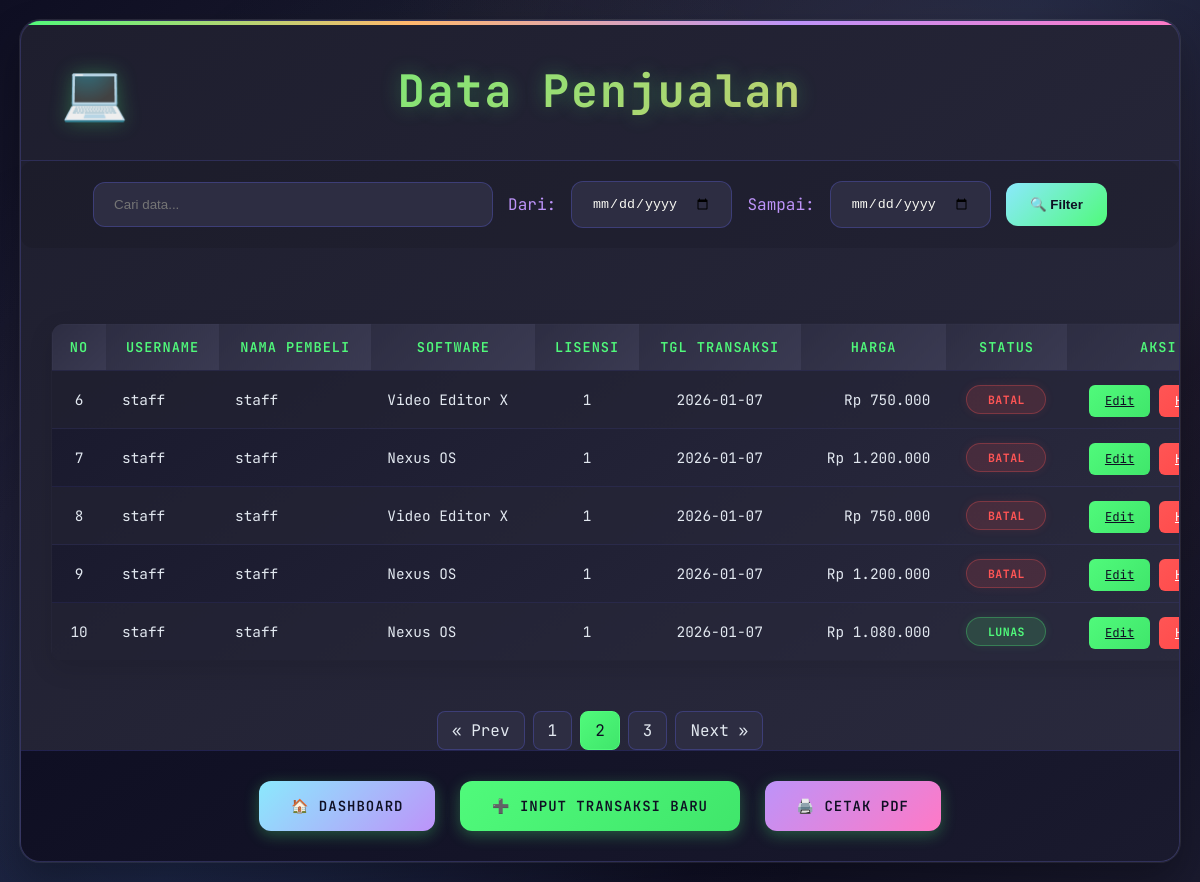
The app's page /tampilDataPenjualan.php?halaman=2& (signed in) with its own data.
### tables this page shows
CREATE TABLE `table_penjualan` (
  `id` int(11) NOT NULL,
  `username` varchar(50) DEFAULT NULL,
  `nama_pembeli` varchar(100) DEFAULT NULL,
  `jumlah_lisensi` int(11) DEFAULT NULL,
  `nama_software` varchar(100) DEFAULT NULL,
  `tanggal_transaksi` date DEFAULT NULL,
  `harga` decimal(15,2) DEFAULT NULL,
  `alamat` text DEFAULT NULL,
  `metode_pembayaran` varchar(50) DEFAULT NULL,
  `no_hp` varchar(20) DEFAULT NULL,
  `tipe_lisensi` varchar(50) DEFAULT NULL,
  `status_pembayaran` enum('Lunas','Pending','Batal') DEFAULT NULL,
  `fitur_tambahan` text DEFAULT NULL,
  `email` varchar(100) DEFAULT NULL,
  `bukti_pembayaran` varchar(255) DEFAULT NULL,
  `profile_picture` varchar(255) DEFAULT NULL
);

### tampilDataPenjualan.php (the view, shortened to what this page needs)
<?php
$isAdmin = (isset($_SESSION['level']) && $_SESSION['level'] == 'admin');
?>
<!DOCTYPE html>
<html lang="id">
<head>
</head>
<body>
    <div class="container">
        <h1>Data Penjualan</h1>
        <div class="search-container" style="padding: 20px; background: rgba(0,0,0,0.1); border-radius: 12px;">
            <form action="" method="GET" style="display: flex; gap: 15px; width: 100%; justify-content: center; align-items: center; flex-wrap: wrap;">
                <input type="text" name="cari" class="search-input" placeholder="Cari data..." value="<?= isset($_GET['cari']) ? htmlspecialchars($_GET['cari']) : '' ?>">
                <label for="start_date" style="color: #bd93f9;">Dari:</label>
                <input type="date" id="start_date" name="start_date" class="search-input" style="width: auto;" value="<?= isset($_GET['start_date']) ? htmlspecialchars($_GET['start_date']) : '' ?>">
                <label for="end_date" style="color: #bd93f9;">Sampai:</label>
                <input type="date" id="end_date" name="end_date" class="search-input" style="width: auto;" value="<?= isset($_GET['end_date']) ? htmlspecialchars($_GET['end_date']) : '' ?>">
                <button type="submit" class="btn-search">🔍 Filter</button>
            </form>
        </div>
        <div class="table-container">
            <?php
            include 'koneksi.php';
            $jumlahDataPerHalaman = 5;
            $halamanAktif = (isset($_GET['halaman']) && (int)$_GET['halaman'] > 0) ? (int)$_GET['halaman'] : 1;
            $awalData = ($jumlahDataPerHalaman * $halamanAktif) - $jumlahDataPerHalaman;
            $where_clauses = [];
            $url_params = [];
            $where = !empty($where_clauses) ? "WHERE " . implode(" AND ", $where_clauses) : "";
            $param_string = http_build_query($url_params);
            $sql_total = "SELECT COUNT(*) as total FROM table_penjualan $where";
            $result_total = $conn->query($sql_total);
            $row_total = $result_total->fetch_assoc();
            $jumlahData = $row_total['total'];
            $jumlahHalaman = ceil($jumlahData / $jumlahDataPerHalaman);
            $sql = "SELECT * FROM table_penjualan $where LIMIT $awalData, $jumlahDataPerHalaman";
            $result = $conn->query($sql);
            if ($result->num_rows > 0) {
                echo "<table><thead><tr>
                    <th>No</th><th>Username</th><th>Nama Pembeli</th><th>Software</th><th>Lisensi</th>
                    <th>Tgl Transaksi</th><th>Harga</th><th>Status</th><th>Aksi</th>
                </tr></thead><tbody>";
                $no = $awalData + 1;
                while($row = $result->fetch_assoc()) {
                    echo "<tr>
                        <td style='text-align:center;'>{$no}</td>
                        <td>{$row['username']}</td>
                        <td>{$row['nama_pembeli']}</td>
                        <td>{$row['nama_software']}</td>
                        <td style='text-align:center;'>{$row['jumlah_lisensi']}</td>
                        <td style='text-align:center;'>{$row['tanggal_transaksi']}</td>
                        <td style='text-align:right;'>Rp " . number_format($row['harga'], 0, ',', '.') . "</td>
                        <td style='text-align:center;'><span class='status-badge status-" . strtolower($row['status_pembayaran']) . "'>{$row['status_pembayaran']}</span></td>
                        <td style='text-align:center; white-space:nowrap;'>";
                if ($isAdmin) {
                    echo "<a href='koreksiDataPenjualan.php?kode={$row['id']}' class='btn-edit'>Edit</a> ";
                    echo "<a href='hapusDataPenjualan.php?kode={$row['id']}' onclick=\"return confirm('Yakin hapus transaksi ini?')\" class='btn-delete'>Hapus</a>";
                } else {
                    echo "<span style='color:#6272a4; font-size:0.8em;'>View Only</span>";
                }
                echo "</td>
                    </tr>";
                    $no++;
                }
                echo "</tbody></table>";
            } else {
                echo "<div class='no-data'>📭 Data penjualan tidak ditemukan untuk filter yang dipilih.</div>";
            }
            ?>
        </div>
        <?php if ($jumlahHalaman > 1): ?>
        <div class="pagination">
            <?php if ($halamanAktif > 1): ?>
                <a href="?halaman=<?= $halamanAktif - 1 ?>&<?= $param_string ?>">&laquo; Prev</a>
            <?php endif; ?>
            <?php for ($i = 1; $i <= $jumlahHalaman; $i++): ?>
                <a href="?halaman=<?= $i ?>&<?= $param_string ?>" class="<?= ($i == $halamanAktif) ? 'active' : '' ?>"><?= $i ?></a>
            <?php endfor; ?>
            <?php if ($halamanAktif < $jumlahHalaman): ?>
                <a href="?halaman=<?= $halamanAktif + 1 ?>&<?= $param_string ?>">Next &raquo;</a>
            <?php endif; ?>
        </div>
        <?php endif; ?>
        <div class="actions">
            <a href="dashboard.php" class="btn btn-dashboard">🏠 Dashboard</a>
            <a href="tambahDataPenjualan.php" class="btn">➕ Input Transaksi Baru</a>
            <a href="cetakDataPenjualanPdf.php" target="_blank" class="btn btn-print">🖨️ Cetak PDF</a>
        </div>
    </div>
</body>
</html>

### records on screen
table_penjualan: username "staff", nama_pembeli "staff", nama_software "Video Editor X", jumlah_lisensi "1", tanggal_transaksi "2026-01-07", harga "750.000", status_pembayaran "BATAL"
table_penjualan: username "staff", nama_pembeli "staff", nama_software "Nexus OS", jumlah_lisensi "1", tanggal_transaksi "2026-01-07", harga "1.200.000", status_pembayaran "BATAL"
table_penjualan: username "staff", nama_pembeli "staff", nama_software "Video Editor X", jumlah_lisensi "1", tanggal_transaksi "2026-01-07", harga "750.000", status_pembayaran "BATAL"
table_penjualan: username "staff", nama_pembeli "staff", nama_software "Nexus OS", jumlah_lisensi "1", tanggal_transaksi "2026-01-07", harga "1.200.000", status_pembayaran "BATAL"
table_penjualan: username "staff", nama_pembeli "staff", nama_software "Nexus OS", jumlah_lisensi "1", tanggal_transaksi "2026-01-07", harga "1.080.000", status_pembayaran "LUNAS"
